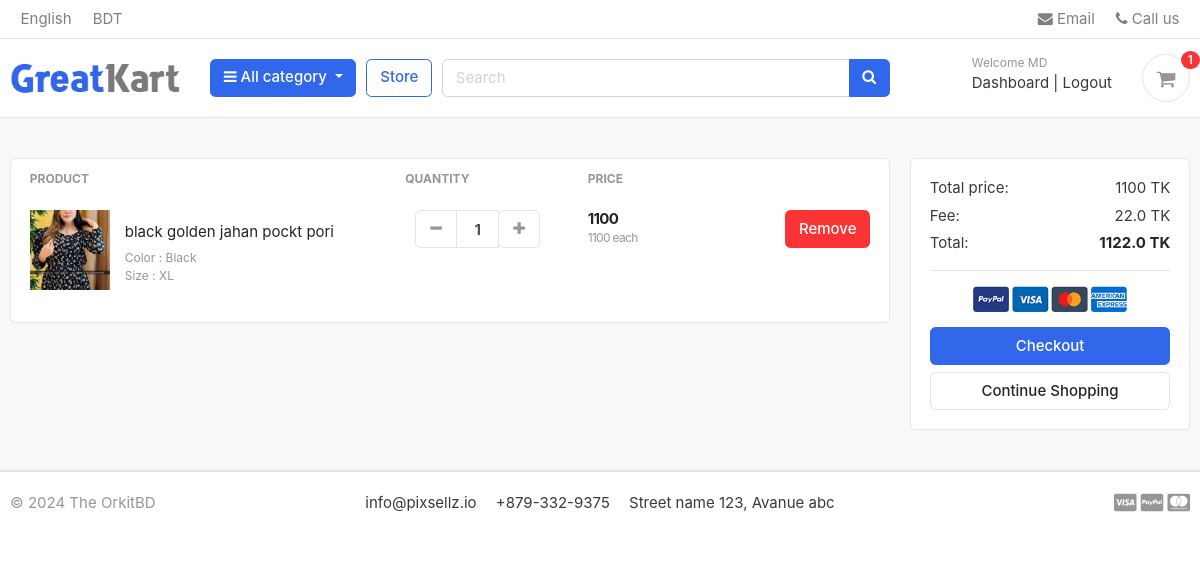
Screenshot of /cart/ (signed in) with the database file from the repository.
### accounts/models.py (models this page shows, shortened)
class Account(AbstractBaseUser):
    first_name      = models.CharField(max_length=50)
    last_name       = models.CharField(max_length=50)
    username        = models.CharField(max_length=50, unique=True)
    email           = models.EmailField(max_length=100, unique=True)
    phone_number    = models.CharField(max_length=50)
    date_joined     = models.DateTimeField(auto_now_add=True)
    last_login      = models.DateTimeField(auto_now_add=True)
    is_admin        = models.BooleanField(default=False)
    is_staff        = models.BooleanField(default=False)
    is_active        = models.BooleanField(default=False)
    is_superadmin        = models.BooleanField(default=False)
    USERNAME_FIELD = 'email'
    REQUIRED_FIELDS = ['username', 'first_name', 'last_name','phone_number']
    objects = MyAccountManager()

### carts/models.py (models this page shows, shortened)
class CartItem(models.Model):
    user = models.ForeignKey(Account,on_delete=models.CASCADE,null=True)
    product = models.ForeignKey(Product,on_delete=models.CASCADE)
    variations = models.ManyToManyField(Variation, blank=True)
    cart = models.ForeignKey(Cart,on_delete=models.CASCADE, null=True)
    quantity = models.IntegerField()
    is_active = models.BooleanField(default=True)
    def sub_total(self):
        return self.product.price *self.quantity

### store/models.py (models this page shows, shortened)
class Product (models.Model):
    product_name = models.CharField(max_length=100,unique=True)
    slug  = models.SlugField(max_length=100,unique=True)
    description = models.CharField(max_length=1000,unique=True)
    price = models.IntegerField()
    images = models.ImageField(upload_to='photos/products')
    stock = models.IntegerField()
    is_avilable = models.BooleanField(default=True)
    category = models.ForeignKey(Category,on_delete=models.CASCADE)
    created_date = models.DateTimeField(auto_now=True)
    modified_date = models.DateTimeField(auto_now=True)
    def get_url(self):
        return reverse('product_detail',args=[self.category.slug, self.slug])

class Variation(models.Model):
    product = models.ForeignKey(Product, on_delete = models.CASCADE)
    variation_category  = models.CharField(max_length=20,choices=variation_category_choice)
    variation_value = models.CharField(max_length=20)
    is_active = models.BooleanField(default=True)
    created_date = models.DateTimeField(auto_now=True)
    objects = VariationManager()

### carts/views.py (the view)
# urls.py: path('',cart,name='cart'),
def cart(request, total=0, quantity=0, cart_items=None):
    try:
        fee = 0
        grand_total = 0
        if request.user.is_authenticated:
            cart_items = CartItem.objects.filter(user=request.user, is_active=True)
        else:
            cart = Cart.objects.get(cart_id=_cart_id(request))
            cart_items = CartItem.objects.filter(cart=cart, is_active=True)
        for cart_item in cart_items:
            total += (cart_item.product.price * cart_item.quantity)
            quantity += cart_item.quantity
        fee = (2 * total)/100
        grand_total = total + fee
    except:
        pass #just ignore
    context = {
        'total': total,
        'quantity':quantity,
        'cart_items': cart_items,
        'fee':fee,
        'grand_total':grand_total,
    }
    return render(request,'cart/cart.html',context)

### carts/context_processors.py (called while the page is built)
def counter(request):
    cart_count = 0
    if 'admin' in request.path:
        return {}
    else:
        try:
            cart = Cart.objects.filter(cart_id=_cart_id(request))
            if request.user.is_authenticated:
                cart_items = CartItem.objects.all().filter(user=request.user)
            else:
                cart_items = CartItem.objects.all().filter(cart=cart[:1])
            for cart_item in cart_items:
                cart_count += cart_item.quantity
        except Cart.DoesNotExist:
            cart_count = 0
    return dict(cart_count=cart_count)

### carts/views.py (called while the page is built)
def _cart_id(request):
    cart = request.session.session_key
    if not cart :
        cart = request.session.create()
    return cart

### category/context_processors.py (called while the page is built)
def menu_links(request):
    links = Category.objects.all()
    return dict(links=links)

### category/models.py (called while the page is built)
    def get_url(self):
        return reverse('products_by_category',args=[self.slug])

### templates/cart/cart.html (shortened to what this page needs)
{% extends "base.html" %}
{% load static %}
{%block content%}
<section class="section-content padding-y bg">
<div class="container">
{%if  not cart_items %}
	<div class="text-center">
	<h2>Your Shopping Cart  is Empty </h2>
	<a class="btn btn-primary" href="{% url 'store' %}"> Continue  Shopping </a>
{% else %}
<div class="row">
	<aside class="col-lg-9">
<div class="card">
<table class="table table-borderless table-shopping-cart">
<thead class="text-muted">
<tr class="small text-uppercase">
  <th scope="col">Product</th>
  <th scope="col" width="120">Quantity</th>
  <th scope="col" width="120">Price</th>
  <th scope="col" class="text-right" width="200"> </th>
</tr>
</thead>
<tbody>
	{% for cart_item  in cart_items %}
<tr>
	<td>
		<figure class="itemside align-items-center">
			<div class="aside">
				<a href="{{cart_item.product.get_url}}" class="title text-dark">
					<img src="{{cart_item.product.images.url}}" class="img-sm">
				</a>
			</div>
			<figcaption class="info">
				<a href="{{cart_item.product.get_url}}" class="title text-dark">{{cart_item.product.product_name}}</a>
				<p class="text-muted small">
					{% if cart_item.variations.all %}
						{% for item in cart_item.variations.all %}
							{{ item.variation_category | capfirst }} : {{ item.variation_value | capfirst }} <br>
						{% endfor %}
					{% endif %}
				</p>
			</figcaption>
		</figure>
	</td>
	<td>
					<div class="col">
						<div class="input-group input-spinner">
							<div class="input-group-prepend">
								<a href="{% url 'remove_cart' cart_item.product.id cart_item.id %}" class="btn btn-light" type="button" id="button-plus"> <i class="fa fa-minus"></i> </a>
							</div>
							<input type="text" class="form-control"  value="{{cart_item.quantity}}">
							<div class="input-group-append">
								<form action="{% url 'add_cart' cart_item.product.id %}" method="POST">
									<button class="btn btn-light" type="submit" id="button-minus"> <i class="fa fa-plus"></i> </button>
								</form>
							</div>
						</div>
					</div>
	</td>
	<td>
		<div class="price-wrap">
			<var class="price">{{cart_item.sub_total}}</var>
			<small class="text-muted">{{cart_item.product.price}} each </small>
		</div>
	</td>
	<td class="text-right">
	<a href="{%url 'remove_item' cart_item.product.id cart_item.id %}" class="btn btn-danger"> Remove</a>
	</td>
</tr>
{% endfor %}
</tbody>
</table>
</div>
	</aside>
	<aside class="col-lg-3">
		<div class="card">
		<div class="card-body">
			<dl class="dlist-align">
			  <dt>Total price:</dt>
			  <dd class="text-right">{{total}} TK </dd>
			</dl>
			<dl class="dlist-align">
			  <dt>Fee:</dt>
			  <dd class="text-right">{{fee}} TK</dd>
			</dl>
			<dl class="dlist-align">
			  <dt>Total:</dt>
			  <dd class="text-right text-dark b"><strong>{{grand_total}} TK</strong></dd>
			</dl>
			<hr>
			<p class="text-center mb-3">
				<img src="{%static './images/misc/payments.png'%}" height="26">
			</p>
			<a href="{% url 'checkout' %}" class="btn btn-primary btn-block"> Checkout </a>
			<a href="{% url 'store' %}" class="btn btn-light btn-block">Continue Shopping</a>
		</div>
		</div>
</aside>
</div>
{%endif%}
</div>
</section>
{% endblock %}

### templates/includes/navbar.html (shortened to what this page needs)
{% load static %}
<header class="section-header">
    <nav class="navbar p-md-0 navbar-expand-sm navbar-light border-bottom">
    <div class="container">
      <div class="collapse navbar-collapse" id="navbarTop4">
        <ul class="navbar-nav mr-auto">
            <li class="nav-item dropdown">
                 <a href="#" class="nav-link">English </a>
            </li>
            <li class="nav-item dropdown">
                <a href="#" class="nav-link"> BDT </a>
            </li>
        </ul>
        <ul class="navbar-nav">
            <li><a href="#" class="nav-link"> <i class="fa fa-envelope"></i> Email </a></li>
            <li><a href="#" class="nav-link"> <i class="fa fa-phone"></i> Call us </a></li>
        </ul>
      </div>
    </div>
    </nav>
    <section class="header-main border-bottom">
        <div class="container">
    <div class="row align-items-center">
        <div class="col-lg-2 col-md-3 col-6">
            <a href="{% url 'home'%}" class="brand-wrap">
                <img class="logo" src="{% static './images/logo.png' %}">
            </a>
        </div>
        <div class="col-lg col-sm col-md col-6 flex-grow-0">
            <div class="category-wrap dropdown d-inline-block float-right">
                <button type="button" class="btn btn-primary dropdown-toggle" data-toggle="dropdown">
                    <i class="fa fa-bars"></i> All category
                </button>
            </div>
        </div>
        <a href="{% url 'store' %}" class="btn btn-outline-primary">Store</a>
        <div class="col-lg  col-md-6 col-sm-12 col">
            <form action="{%url 'search'%}" class="search" method='GET'>
                <div class="input-group w-100">
                    <input type="text" class="form-control" style="width:60%;" placeholder="Search" name='keyword'>
                    <div class="input-group-append">
                      <button class="btn btn-primary" type="submit">
                        <i class="fa fa-search"></i>
                      </button>
                    </div>
                </div>
            </form>
        </div>
        <div class="col-lg-3 col-sm-6 col-8 order-2 order-lg-3">
                <div class="d-flex justify-content-end mb-3 mb-lg-0">
                    {% if user.id is None %}
                    <div class="widget-header">
                    <small class="title text-muted">Welcome guest!</small>
                    <div>
                        <a href="{% url 'login' %}">Sign in</a> <span class="dark-transp"> | </span>
                        <a href="{% url 'register' %}"> Register</a>
                    </div>
                    </div>
                    {% else %}
                    <div class="widget-header">
                    <small class="title text-muted">Welcome {{user.first_name}}</small>
                    <div>
                        <a href="{% url 'dashboard' %}">Dashboard</a> <span class="dark-transp"> | </span>
                        <a href="{% url 'logout' %}"> Logout</a>
                    </div>
                    </div>
                    {% endif %}
                        <a href="{%url 'cart' %}" class="widget-header pl-3 ml-3">
                            <div class="icon icon-sm rounded-circle border"><i class="fa fa-shopping-cart"></i></div>
                            <span class="badge badge-pill badge-danger notify">{{cart_count}}</span>
                        </a>
                    </div>
                </div>
    </div>
        </div>
    </section>
    </header>

### static/css/ui.css (style rules this page uses)
html { font-family: "Inter", sans-serif; font-size: 15px; }
.price-wrap { letter-spacing: -0.7px; }
.icon-xs, .icon-sm, .icon-md, .icon-lg { display: inline-block; text-align: center; flex-shrink: 0; flex-grow: 0; }
.icon-sm { width: 48px; height: 48px; line-height: 48px !important; font-size: 20px; }
.img-xs, .img-sm, .img-md, .img-lg { -o-object-fit: cover; object-fit: cover; flex-shrink: 0; flex-grow: 0; }
.img-sm { width: 80px; height: 80px; }
.padding-y { padding-top: 40px; padding-bottom: 40px; }
var { font-style: normal; }
figure { margin-bottom: 0; }
.bg { background-color: #f8f9fa; }
.b { font-weight: 600; }
p:last-child { margin-bottom: 0; }
.header-main { position: relative; padding-top: 1rem; padding-bottom: 1rem; }
.brand-wrap .logo, .navbar-brand .logo { margin-right: 7px; max-height: 42px; display: inline-block; }
.widget-header { display: inline-block; vertical-align: middle; position: relative; }
.widget-header a { color: #343a40; }
.widget-header i { color: #969696; }
.widget-header .title { display: block; }
.widget-header .notify { position: absolute; top: -3px; right: -10px; }
.btn-light { background-color: #fff; border-color: #e4e4e4; }
.btn-light i { color: #969696; }
.itemside { position: relative; display: flex; width: 100%; }
.itemside .aside { position: relative; flex-shrink: 0; }
.itemside .info { padding-left: 15px; padding-right: 7px; }
.itemside p { margin-bottom: 0; }
.itemside .title { display: block; margin-bottom: 5px; color: #212529; }
[class*=dlist-] { margin-bottom: 5px; }
[class*=dlist-] dd { margin-bottom: 0; }
.dlist-align { display: flex; }
.dlist-align dt { width: 150px; word-wrap: break-word; font-weight: normal; }
.dlist-align dd { flex-grow: 1; }
.notify { position: absolute; top: -4px; right: -10px; display: inline-block; padding: 0.25em 0.6em; font-size: 12px; line-height: 1; text-align: center; border-radius: 3rem; color: #fff; background-color: #fa3434; }
.price { font-weight: 600; color: #212529; }
.input-spinner { width: 125px; flex-wrap: nowrap; display: inline-flex; vertical-align: middle; }
.input-spinner input.form-control { text-align: center; max-width: 46px; font-weight: bold; flex-basis: 46px; border-color: #e4e4e4; flex-grow: 0; }
.input-spinner .btn { width: 42px; text-align: center; padding-left: 0.5rem; padding-right: 0.5rem; }
.table-shopping-cart.table td, .table-shopping-cart.table th { padding-left: 1.25rem; padding-right: 1.25rem; }
.table-shopping-cart .price-wrap { line-height: 1.2; }
.table-shopping-cart .price { font-weight: bold; margin-right: 5px; display: block; }

### rows the page displays
Account: first_name "MD"
CartItem: product.images (picture), product.product_name "black golden jahan pockt pori", quantity "1", sub_total "1100", product.price "1100"
Variation: variation_category "Color", variation_value "Black"
Variation: variation_category "Size", variation_value "XL"

### other values shown
{{ cart_count }} "1"
{{ total }} "1100"
{{ fee }} "22.0"
{{ grand_total }} "1122.0"
